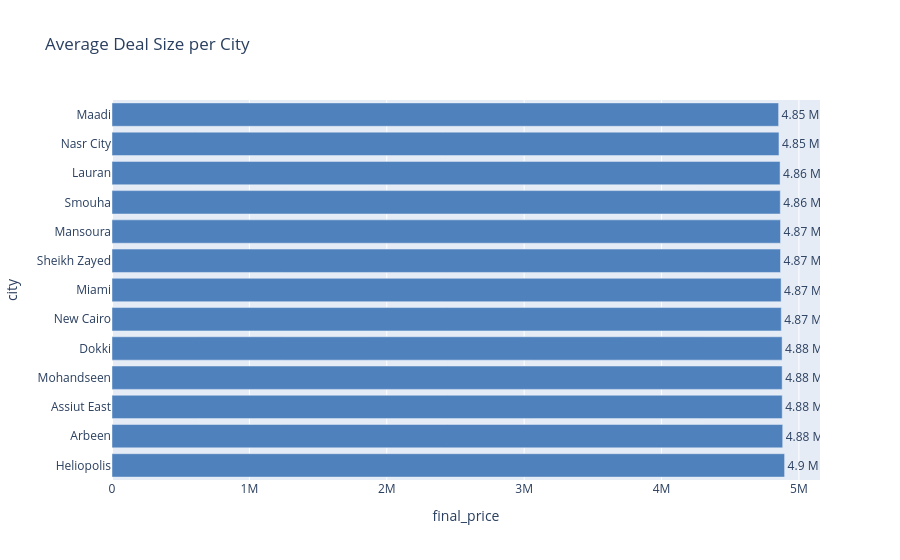

The notebook cell this image was saved under:
### Code cell
import plotly.express as px

# 1. Calculate the average deal size (mean revenue) per city and sort descending
avg_city_price = (
    df.groupby('city')['final_price']
      .mean()
      .reset_index()
      .sort_values('final_price', ascending=False)
)

# 2. Format the average values into Millions (M) for clean data labels
avg_city_price['label'] = (
    avg_city_price['final_price'] / 1e6
).round(2).astype(str) + ' M'

# 3. Generate a horizontal bar chart (ideal for readable city names)
fig = px.bar(
    avg_city_price,
    x='final_price',
    y='city',
    text='label',
    orientation='h',
    title='Average Deal Size per City'
)

# 4. Enhance aesthetics (adjust data label positioning and apply custom color)
fig.update_traces(
    textposition='outside',
    marker_color='#4F81BD'
)

fig.show()

### Figure 1 — Plotly figure (JSON) as saved in the notebook; plotly's stock layout.template omitted (floating-point values rounded to 4 significant figures)
{"data": [{"hovertemplate": "final_price=%{x}<br>city=%{y}<br>label=%{text}<extra></extra>", "legendgroup": "", "marker": {"color": "#4F81BD", "pattern": {"shape": ""}}, "name": "", "orientation": "h", "showlegend": false, "text": ["4.9 M", "4.88 M", "4.88 M", "4.88 M", "4.88 M", "4.87 M", "4.87 M", "4.87 M", "4.87 M", "4.86 M", "4.86 M", "4.85 M", "4.85 M"], "textposition": "outside", "type": "bar", "x": [4896000.0, 4882000.0, 4878000.0, 4878000.0, 4877000.0, 4871000.0, 4870000.0, 4866000.0, 4866000.0, 4864000.0, 4863000.0, 4855000.0, 4852000.0], "xaxis": "x", "y": ["Heliopolis", "Arbeen", "Assiut East", "Mohandseen", "Dokki", "New Cairo", "Miami", "Sheikh Zayed", "Mansoura", "Smouha", "Lauran", "Nasr City", "Maadi"], "yaxis": "y"}], "layout": {"barmode": "relative", "legend": {"tracegroupgap": 0}, "title": {"text": "Average Deal Size per City"}, "xaxis": {"anchor": "y", "domain": [0, 1], "title": {"text": "final_price"}}, "yaxis": {"anchor": "x", "domain": [0, 1], "title": {"text": "city"}}}}
